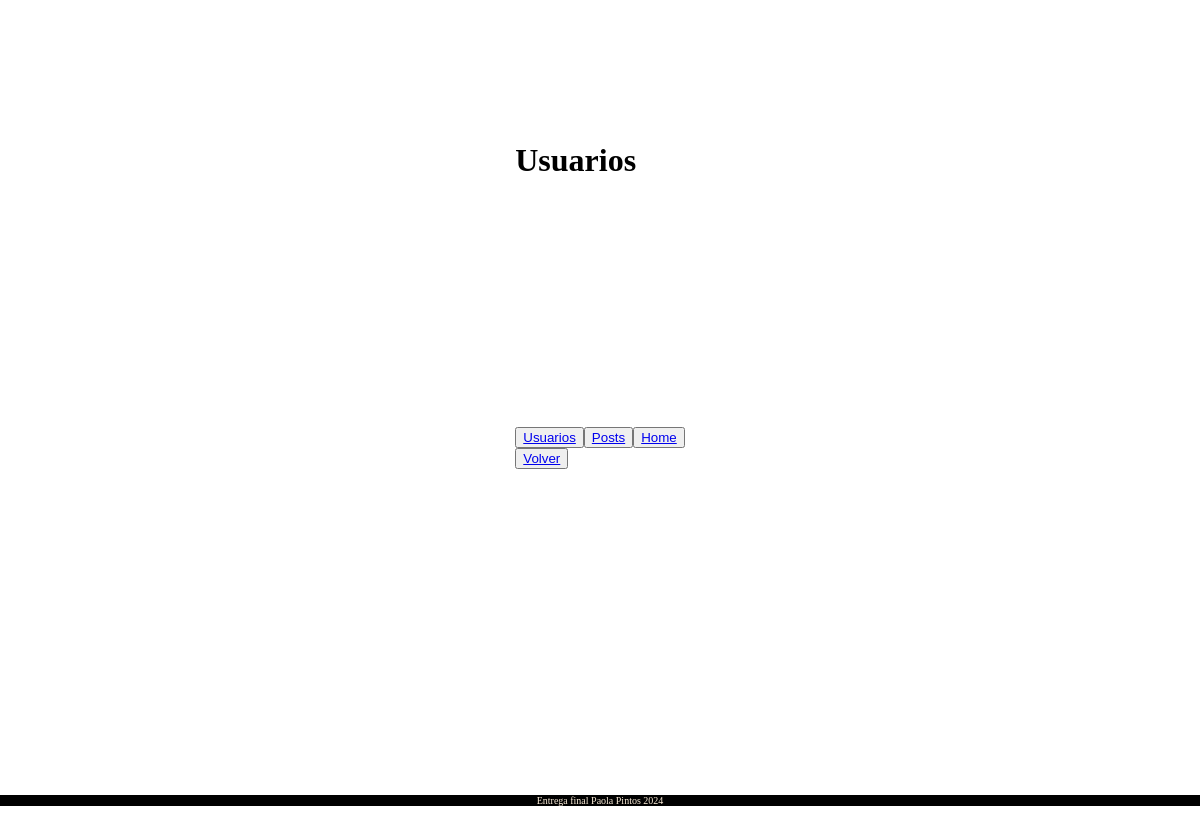
The app's page /usuarios/usuario/list, older data.
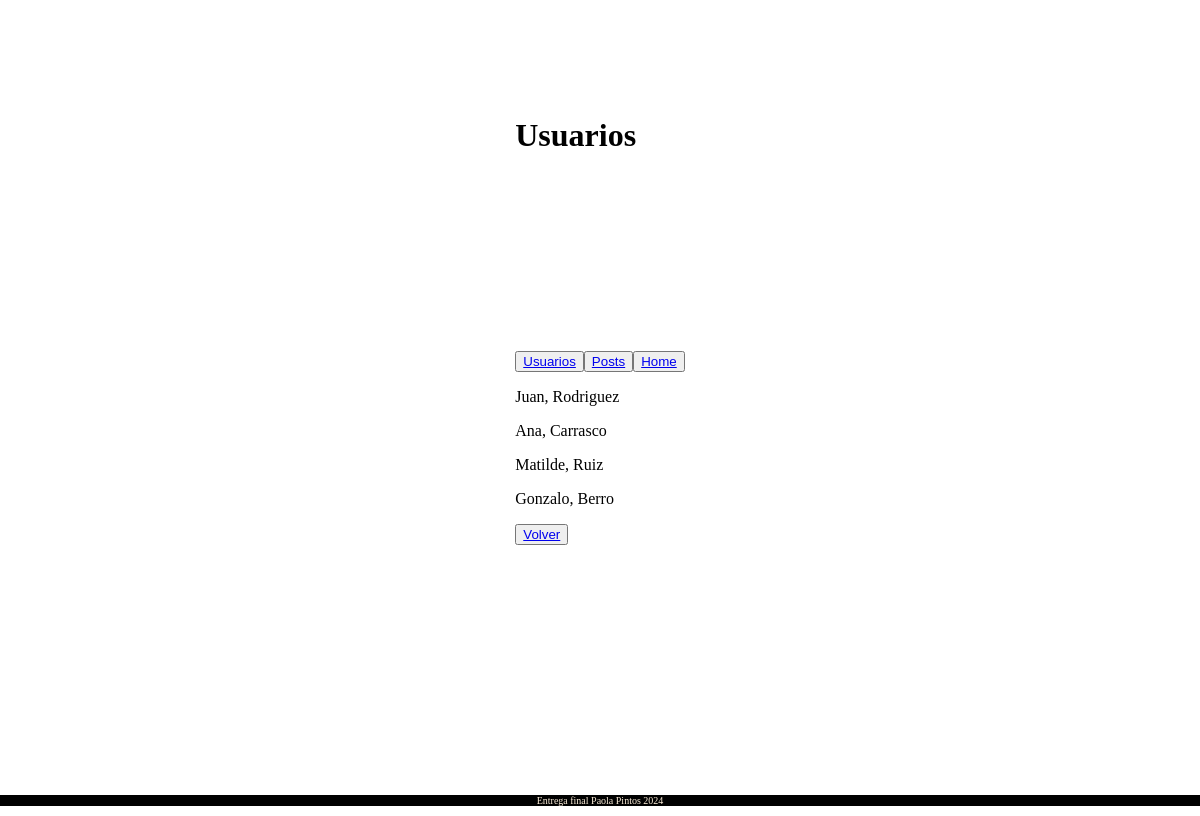
The same page, newer data.
### usuarios/models.py (models this page shows)
class Usuario(models.Model):
    nombre = models.CharField(max_length=50)
    apellido = models.CharField(max_length=50)
    user = models.CharField(max_length=20, unique=True)
    password = models.CharField(max_length=20)
    def __str__(self):
        return f"{self.nombre}, {self.apellido}"

### usuarios/views.py (the view)
# urls.py: path("usuario/list", views.usuario_list, name="usuario_list"),
def usuario_list(request):
    usuarios = Usuario.objects.all()
    contexto = {"usuarios": usuarios}
    return render(request, "usuarios/usuario_list.html", contexto)

### usuarios/templates/usuarios/usuario_list.html
{% extends 'main/base.html' %}
{% block header %}
Usuarios
{% endblock header %}
{% block main %}
<div>
    {% for usuario in usuarios %}
    <p>{{usuario}}</p>
    {% endfor %}
</div>
<button><a href="{% url 'usuarios:index' %}">Volver</a></button>
{% endblock main %}

Row changes from the older to the newer data that the page shows:
added Usuario: nombre+apellido "Juan, Rodriguez"
added Usuario: nombre+apellido "Ana, Carrasco"
added Usuario: nombre+apellido "Matilde, Ruiz"
added Usuario: nombre+apellido "Gonzalo, Berro"
